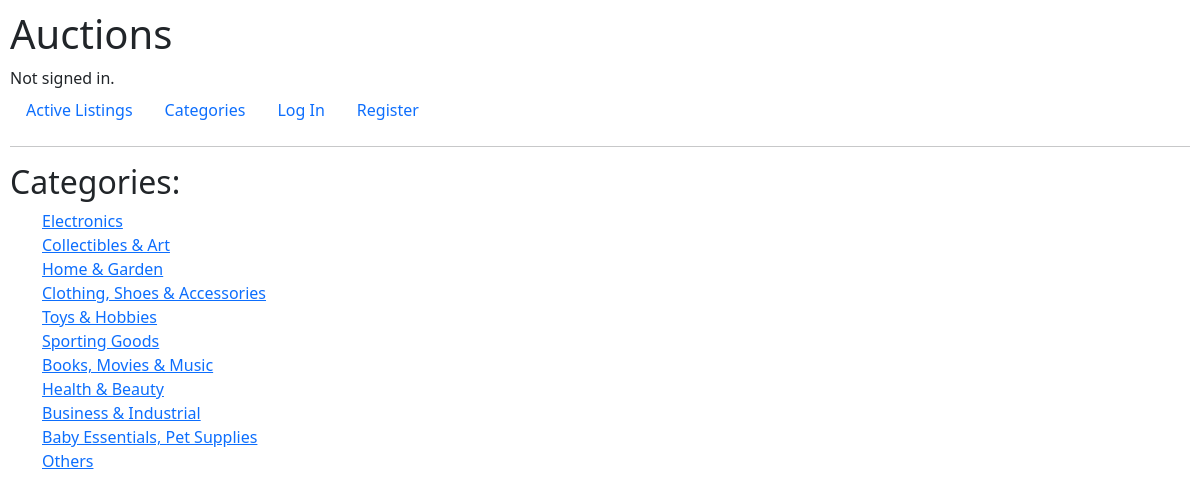
The page /categories on the database its author committed.
### auctions/models.py (models this page shows, shortened)
class Categories(models.Model):
    category = models.CharField(max_length=32)

### auctions/views.py (the view)
# urls.py: path("categories", views.categories, name="categories"),
def categories(request):
    return render(request, "auctions/categories.html", {
        "categories": Categories.objects.all()
    })

### auctions/templates/auctions/categories.html
{% extends "auctions/layout.html" %}
{% block body %}
    <h2>Categories:</h2>
    <ul>
        {% for category in categories %}
            <a  href="{% url 'category' category.id %}">
                {{ category.category }}
            </a>
            <br>
        {% endfor %}
    </ul>
{% endblock %}

### auctions/templates/auctions/layout.html (shortened to what this page needs)
{% load static %}
<!DOCTYPE html>
<html lang="en">
    <head>
        <link href="https://cdn.jsdelivr.net/npm/bootstrap@5.0.2/dist/css/bootstrap.min.css" rel="stylesheet">
        <link href="{% static 'auctions/styles.css' %}" rel="stylesheet">
    </head>
    <body>
        <h1>Auctions</h1>
        <div>
            {% if user.is_authenticated %}
                Signed in as <strong>{{ user.username }}</strong>.
            {% else %}
                Not signed in.
            {% endif %}
        </div>
        <ul class="nav">
            <li class="nav-item">
                <a class="nav-link" href="{% url 'index' %}">Active Listings</a>
            </li>
            <li class="nav-item">
                <a class="nav-link" href="{% url 'categories' %}">Categories</a>
            </li>
            {% if user.is_authenticated %}
                <li class="nav-item">
                    <a class="nav-link" href="{% url 'watchlist' %}">
                        {% if user.buy_later.all.count == 0 %}
                            Watchlist
                        {% else %}
                            Watchlist({{ user.buy_later.all.count }})
                        {% endif %}
                    </a>
                </li>
                <li class="nav-item">
                    <a class="nav-link" href="{% url 'create_listing' %}">Create Listing</a>
                </li>
                <li class="nav-item">
                    <a class="nav-link" href="{% url 'logout' %}">Log Out</a>
                </li>
            {% else %}
                <li class="nav-item">
                    <a class="nav-link" href="{% url 'login' %}">Log In</a>
                </li>
                <li class="nav-item">
                    <a class="nav-link" href="{% url 'register' %}">Register</a>
                </li>
            {% endif %}
        </ul>
        <hr>
        {% block body %}
        {% endblock %}
    </body>
</html>

### auctions/static/auctions/styles.css (style rules this page uses)
body { padding: 10px; }

### rows shown on the page
Categories: category "Electronics"
Categories: category "Collectibles & Art"
Categories: category "Home & Garden"
Categories: category "Clothing, Shoes & Accessories"
Categories: category "Toys & Hobbies"
Categories: category "Sporting Goods"
Categories: category "Books, Movies & Music"
Categories: category "Health & Beauty"
Categories: category "Business & Industrial"
Categories: category "Baby Essentials, Pet Supplies"
Categories: category "Others"
